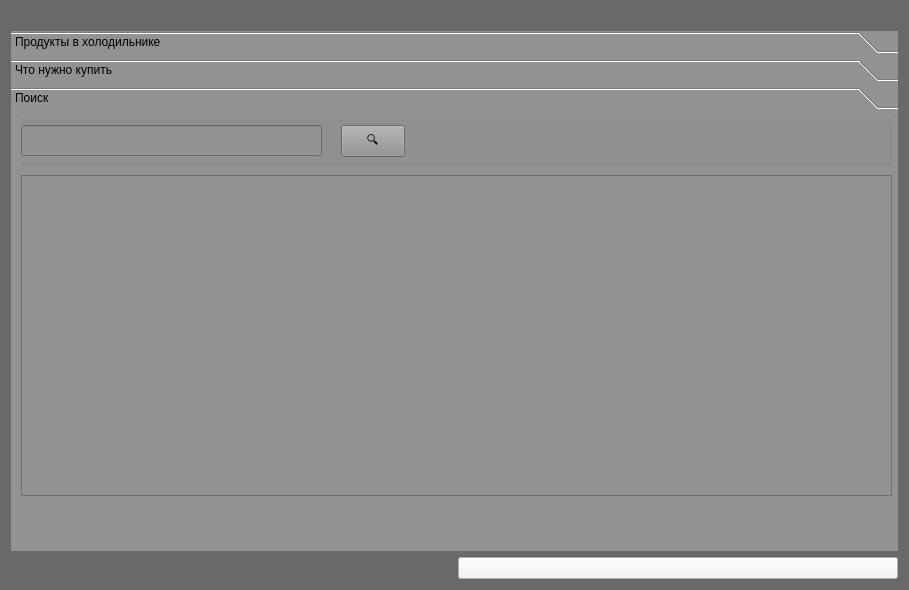
<?xml version="1.0" encoding="UTF-8"?>
<ui version="4.0">
 <class>Widget</class>
 <widget class="QWidget" name="Widget">
  <property name="geometry">
   <rect>
    <x>0</x>
    <y>0</y>
    <width>909</width>
    <height>590</height>
   </rect>
  </property>
  <property name="minimumSize">
   <size>
    <width>800</width>
    <height>400</height>
   </size>
  </property>
  <property name="windowTitle">
   <string notr="true">Умный холодильник</string>
  </property>
  <property name="styleSheet">
   <string notr="true">background-color: rgb(105, 105, 105);</string>
  </property>
  <layout class="QGridLayout" name="gridLayout">
   <item row="1" column="0" colspan="2">
    <widget class="QToolBox" name="toolBox">
     <property name="styleSheet">
      <string notr="true">background-color: rgb(145, 146, 146);</string>
     </property>
     <property name="currentIndex">
      <number>2</number>
     </property>
     <widget class="QWidget" name="InFreezer">
      <property name="geometry">
       <rect>
        <x>0</x>
        <y>0</y>
        <width>885</width>
        <height>404</height>
       </rect>
      </property>
      <attribute name="label">
       <string notr="true">Продукты в холодильнике</string>
      </attribute>
      <layout class="QGridLayout" name="gridLayout_3">
       <item row="0" column="0">
        <widget class="QScrollArea" name="scrollArea">
         <property name="verticalScrollBarPolicy">
          <enum>Qt::ScrollBarAlwaysOff</enum>
         </property>
         <property name="horizontalScrollBarPolicy">
          <enum>Qt::ScrollBarAlwaysOff</enum>
         </property>
         <property name="sizeAdjustPolicy">
          <enum>QAbstractScrollArea::AdjustToContents</enum>
         </property>
         <property name="widgetResizable">
          <bool>true</bool>
         </property>
         <widget class="QWidget" name="InFreezerContentContents">
          <property name="geometry">
           <rect>
            <x>0</x>
            <y>0</y>
            <width>859</width>
            <height>378</height>
           </rect>
          </property>
          <layout class="QVBoxLayout" name="inFreezerLayout">
           <property name="topMargin">
            <number>9</number>
           </property>
           <item>
            <widget class="QLabel" name="label_3">
             <property name="maximumSize">
              <size>
               <width>16777215</width>
               <height>0</height>
              </size>
             </property>
             <property name="text">
              <string/>
             </property>
            </widget>
           </item>
          </layout>
         </widget>
        </widget>
       </item>
      </layout>
     </widget>
     <widget class="QWidget" name="ToBuy">
      <property name="geometry">
       <rect>
        <x>0</x>
        <y>0</y>
        <width>885</width>
        <height>404</height>
       </rect>
      </property>
      <attribute name="label">
       <string>Что нужно купить</string>
      </attribute>
      <layout class="QGridLayout" name="gridLayout_2">
       <item row="1" column="0">
        <widget class="QScrollArea" name="scrollArea_2">
         <property name="verticalScrollBarPolicy">
          <enum>Qt::ScrollBarAlwaysOff</enum>
         </property>
         <property name="horizontalScrollBarPolicy">
          <enum>Qt::ScrollBarAlwaysOff</enum>
         </property>
         <property name="widgetResizable">
          <bool>true</bool>
         </property>
         <widget class="QWidget" name="ListToBuyContents">
          <property name="geometry">
           <rect>
            <x>0</x>
            <y>0</y>
            <width>859</width>
            <height>313</height>
           </rect>
          </property>
          <layout class="QVBoxLayout" name="listtobuylayout">
           <item>
            <widget class="QLabel" name="label_2">
             <property name="maximumSize">
              <size>
               <width>16777215</width>
               <height>0</height>
              </size>
             </property>
             <property name="text">
              <string/>
             </property>
            </widget>
           </item>
          </layout>
         </widget>
        </widget>
       </item>
       <item row="0" column="0">
        <widget class="QGroupBox" name="groupBox_2">
         <property name="minimumSize">
          <size>
           <width>0</width>
           <height>50</height>
          </size>
         </property>
         <property name="maximumSize">
          <size>
           <width>16777215</width>
           <height>50</height>
          </size>
         </property>
         <property name="styleSheet">
          <string notr="true">background-color: rgba(255, 255, 255, 0);</string>
         </property>
         <property name="title">
          <string/>
         </property>
         <widget class="QPushButton" name="edit">
          <property name="geometry">
           <rect>
            <x>10</x>
            <y>10</y>
            <width>261</width>
            <height>32</height>
           </rect>
          </property>
          <property name="styleSheet">
           <string notr="true">background-color: rgb(255, 255, 255);</string>
          </property>
          <property name="text">
           <string>Редактировать список автозакупки</string>
          </property>
         </widget>
        </widget>
       </item>
      </layout>
     </widget>
     <widget class="QWidget" name="search_page">
      <attribute name="label">
       <string>Поиск</string>
      </attribute>
      <widget class="QScrollArea" name="scrollArea_3">
       <property name="geometry">
        <rect>
         <x>10</x>
         <y>60</y>
         <width>871</width>
         <height>321</height>
        </rect>
       </property>
       <property name="widgetResizable">
        <bool>true</bool>
       </property>
       <widget class="QWidget" name="scrollAreaWidgetContents">
        <property name="geometry">
         <rect>
          <x>0</x>
          <y>0</y>
          <width>869</width>
          <height>319</height>
         </rect>
        </property>
        <layout class="QVBoxLayout" name="searchlayout">
         <item>
          <widget class="QLabel" name="label">
           <property name="maximumSize">
            <size>
             <width>16777215</width>
             <height>0</height>
            </size>
           </property>
           <property name="text">
            <string/>
           </property>
          </widget>
         </item>
        </layout>
       </widget>
      </widget>
      <widget class="QGroupBox" name="groupBox_3">
       <property name="geometry">
        <rect>
         <x>10</x>
         <y>0</y>
         <width>871</width>
         <height>50</height>
        </rect>
       </property>
       <property name="maximumSize">
        <size>
         <width>16777215</width>
         <height>50</height>
        </size>
       </property>
       <property name="title">
        <string/>
       </property>
       <widget class="QLineEdit" name="searchEditLine">
        <property name="geometry">
         <rect>
          <x>0</x>
          <y>10</y>
          <width>301</width>
          <height>31</height>
         </rect>
        </property>
       </widget>
       <widget class="QPushButton" name="searchButton">
        <property name="geometry">
         <rect>
          <x>320</x>
          <y>10</y>
          <width>64</width>
          <height>32</height>
         </rect>
        </property>
        <property name="styleSheet">
         <string notr="true"/>
        </property>
        <property name="text">
         <string>🔍</string>
        </property>
       </widget>
      </widget>
     </widget>
    </widget>
   </item>
   <item row="2" column="1">
    <widget class="QPushButton" name="reload">
     <property name="styleSheet">
      <string notr="true">background-color: rgb(243, 243, 244);</string>
     </property>
     <property name="text">
      <string/>
     </property>
    </widget>
   </item>
   <item row="0" column="0">
    <widget class="QLabel" name="logo">
     <property name="text">
      <string notr="true"/>
     </property>
    </widget>
   </item>
  </layout>
 </widget>
 <resources/>
 <connections/>
</ui>
